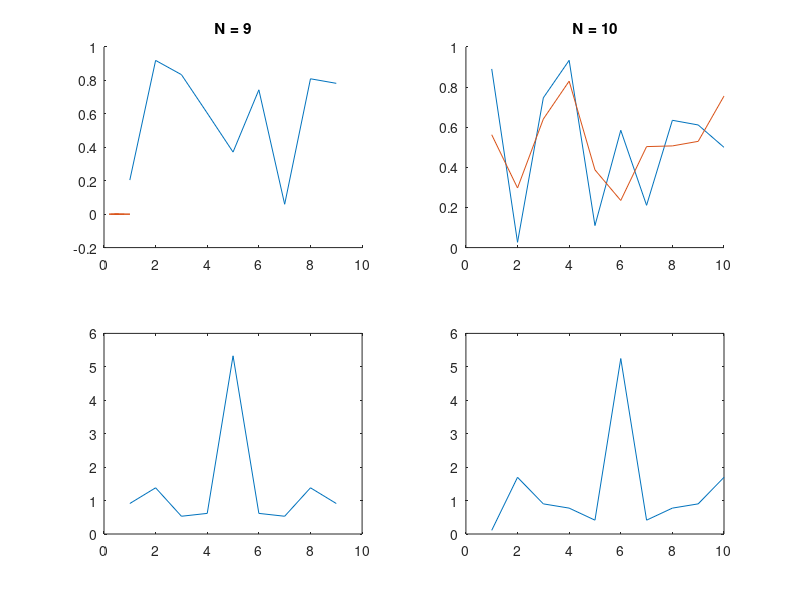

Reproduce this figure in MATLAB.
function es12()

l = [9 10]; % length of the signals

for i = 1:size(l,2)
    % generate random signal and filter it in the Fourier domain
    [s, s_f, ss] = signal(l(i));

    % plot original and filtered signals
    subplot(2,size(l,2),i);
    hold on;
    plot(s);
    plot(s_f);
    title(sprintf('N = %d', l(i)));

    % plot spectrum
    subplot(2,size(l,2),size(l,2)+i);
    plot(ss); 
end

end

% l is the length of the signal
function [a, a_f, as] = signal(l)
a = rand(1,l);                   % random signal
s = fftshift(fft(a));            % shifted spectrum
as = abs(s);                     % abs of the spectrum
s(1:(2-mod(l,2))) = 0; s(l) = 0; % cancel some high frequencies
a_f = ifft(ifftshift(s));        % transform back
end
